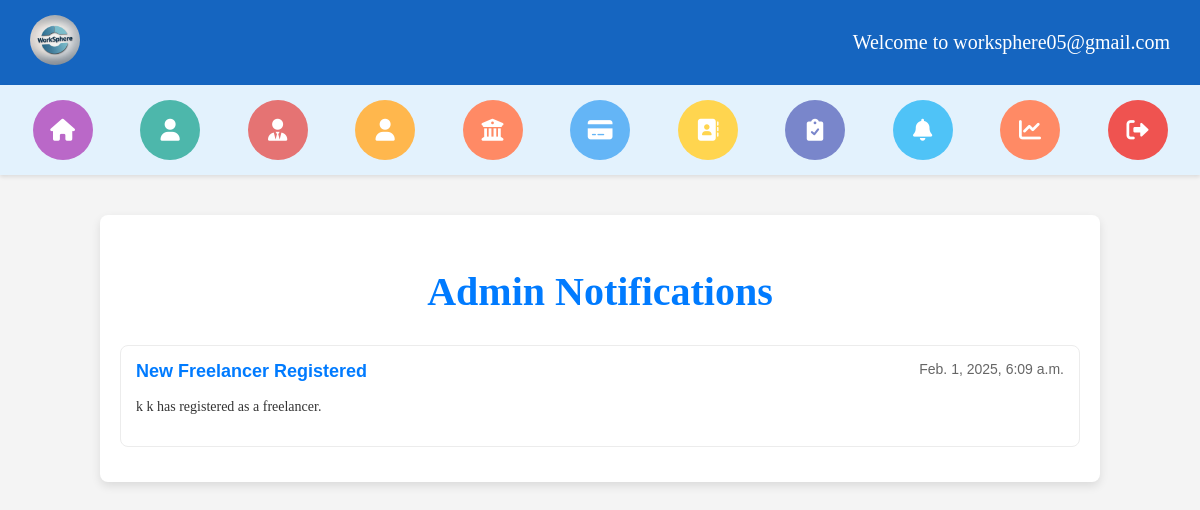
/administrator/admin_notification/ (signed in), run on the app's committed database.
### notification/models.py (models this page shows, shortened)
class Notification(models.Model):
    NOTIFICATION_TYPES = [
        ('admin', 'Admin'),
        ('client', 'Client'),
        ('freelancer', 'Freelancer'),
    ]
    title = models.CharField(max_length=255)
    message = models.TextField()
    notification_type = models.CharField(choices=NOTIFICATION_TYPES, max_length=50)
    username = models.CharField(max_length=50, null=True)
    is_read = models.BooleanField(default=False)
    created_at = models.DateTimeField(auto_now_add=True)

### administrator/views.py (the view)
# urls.py: path('admin_notification/', views.admin_notification, name='admin_notification'),
def admin_notification(request):
    try:
        username = request.session.get('admin')
        role = request.session.get('role')  # e.g., 'ADMIN', 'CLIENT', 'FREELANCER'
        if not username or not role:
            raise ValueError("Session expired or invalid role.")
        if role == 'ADMIN':
            notifications = Notification.objects.filter(notification_type='admin').order_by('-created_at')
        elif role == 'CLIENT':
            notifications = Notification.objects.filter(notification_type='client').order_by('-created_at')
        elif role == 'FREELANCER':
            notifications = Notification.objects.filter(notification_type='freelancer').order_by('-created_at')
        else:
            return redirect('admin_login')
        context = {
            'notifications': notifications,
        }
        return render(request, 'admin_notification.html', context)
    except ValueError:
        return redirect('admin_login')  # Redirect to login if session is invalid or role is missing

### administrator/templates/admin_notification.html (shortened to what this page needs)
{% extends 'admin_header_2.html' %}
{% block content %}
<div class="container">
    <div class="notifications-container">
        <h2 class="notifications-title">Admin Notifications</h2>
        {% if notifications %}
            {% for notification in notifications %}
            <div class="notification-item">
                <div class="notification-header">
                    <strong class="notification-title">{{ notification.title }}</strong>
                    <span class="notification-date">{{ notification.created_at }}</span>
                </div>
                <p class="notification-message">{{ notification.message }}</p>
            </div>
            {% endfor %}
        {% else %}
        <div class="no-notifications">
            <p>No notifications available.</p>
        </div>
        {% endif %}
    </div>
</div>
{% endblock %}

### administrator/templates/admin_header_2.html (style rules this page uses)
body { margin: 0; font-family: 'Segoe UI', Tahoma, Geneva, Verdana, sans-serif; background-color: #f4f4f4; }

### administrator/templates/admin_notification.html (style rules this page uses)
.container { max-width: 1000px; margin: 40px auto; padding: 0 20px; }
.notifications-title { font-size: 40px; font-family: Candara; color: #007bff; text-align: center; margin-bottom: 30px; }
.notifications-container { background-color: #fff; padding: 20px; border-radius: 8px; box-shadow: 0 4px 10px rgba(0, 0, 0, 0.1); }
.notification-item { padding: 15px; border: 1px solid #ececec; margin-bottom: 15px; border-radius: 8px; transition: background-color 0.3s ease; }
.notification-header { display: flex; justify-content: space-between; margin-bottom: 10px; }
.notification-title { font-size: 18px; font-family: 'Candara', sans-serif; color: #007bff; }
.notification-date { font-size: 14px; color: #666; font-family: 'Verdana', sans-serif; }
.notification-message { font-size: 14px; color: #333; font-family: Verdana; line-height: 1.5; }

### data on the page
Notification: title "New Freelancer Registered", created_at "Feb. 1, 2025, 6:09 a.m.", message "k k has registered as a freelancer."

### other printed values
{{ request.session.admin }} "worksphere05@gmail.com"
